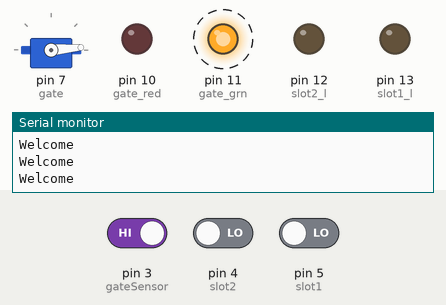
The sketch below on a simulated Arduino Uno, built with avr-gcc and run on an emulated ATmega328P. Shown: servo, output pins drawn as LEDs (lit = HIGH), the last lines printed to the serial monitor. Dashed ring = blinking. The inputs (shaded band) are chosen by the test bench; at power-on: pin 3 (gateSensor) HIGH, pin 4 (slot2) LOW, pin 5 (slot1) LOW.

Above: at 1.25 s.
1.3 s: pin 3 (gateSensor) driven LOW
At 1.7 s:
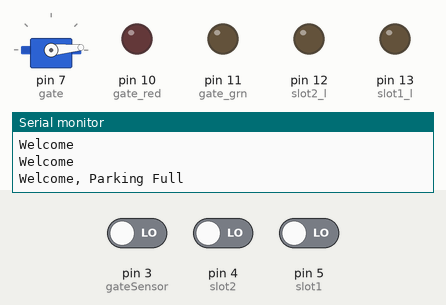
4.3 s: pin 4 (slot2) driven HIGH
At 5.9 s:
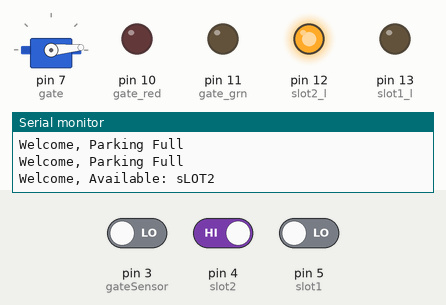
7.3 s: pin 5 (slot1) driven HIGH
At 8.5 s:
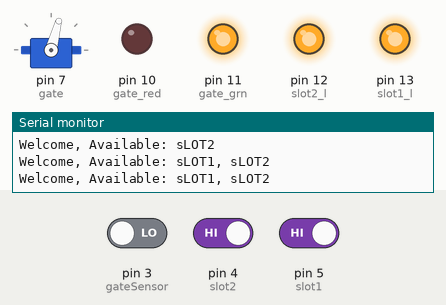
8.8 s: pin 4 (slot2) driven LOW
At 10.3 s:
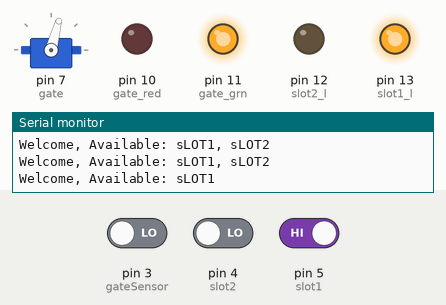
10.8 s: pin 3 (gateSensor) driven HIGH
At 11.55 s:
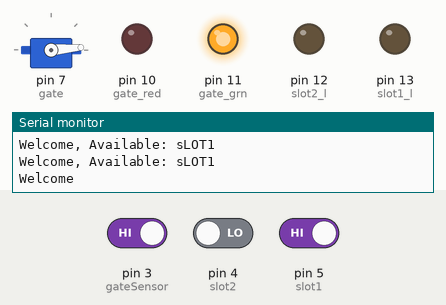
13.8 s: pin 3 (gateSensor) driven LOW
At 14.7 s:
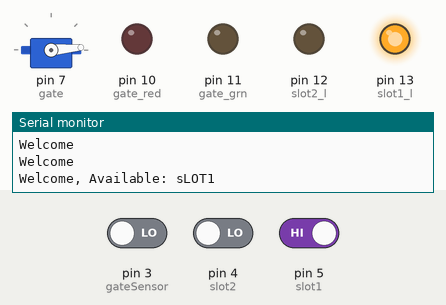
Timing chart, 0 to 16.8 s (numbered marks = the images above; inputs shaded):
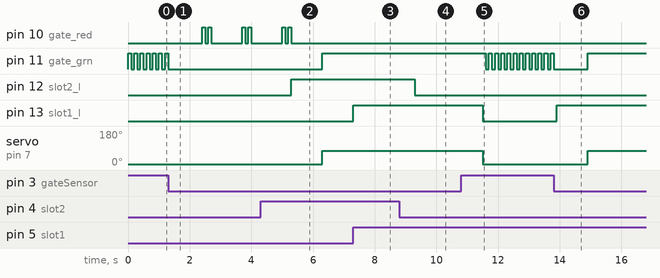

The sketch:

Code_for_Car_Parking.ino
```cpp
//************AUTOMATED PARKING GARAGE SYSTEM USING INFRARED SENSOR************//
//***A PROJECT CODE TO THE FEDERAL TECHNICAL AND VOCATIONAL EDUCATION AND TRAINING IINSTITUTE***//
//*IN PARTIAL FULFILMENT FOR THE DEGREE OF BACHELER OF SCINCE IN ELECTRONICS COMMUNICATION TECHNOLOGY*//

#include<Servo.h>   //adding Servo library
Servo gate;        //you may open or close gate using a Servo motor
int slot1 = 5;   //Connect IR sensor on digital pin5 for sLOT 1
int slot2 = 4;   //sLot2 pin on digital 4
int gateSensor = 3; //IR sensor on gate to arduino pin 3
int slot1_l = 13;
int slot2_l = 12;
int gate_grn = 11;
int gate_red = 10;


void setup()
{
  gate.attach(7);     //connecting the gate servo on pin 5
  pinMode(slot1, INPUT); //setting slot pins  & gate IR sensor as input to arduino
  pinMode(slot2, INPUT);
  pinMode(gateSensor, INPUT);
  pinMode(slot1_l, OUTPUT);//Setting slot_1 led as an output
  pinMode(slot2_l, OUTPUT);//Setting slot_2 led as an output
  pinMode(gate_grn, OUTPUT);//Setiting gate_grn led as an output
  pinMode(gate_red, OUTPUT);//Setiting gate_red led as an output
  Serial.begin(9600);       //initialzing Serial monitor

}
void loop()
{
  //the car arrives and sensor goes LOW

  if (!(digitalRead(gateSensor)) && digitalRead(slot1) && digitalRead(slot2))  //slot1 & slot2 empty
  {
    Serial.println("Welcome, Available: sLOT1, sLOT2");  //print slot1 and slo2 available
    digitalWrite(slot1_l, HIGH);
    digitalWrite(slot2_l, HIGH);
    delay(1000);
    digitalWrite(gate_grn, HIGH);
    gate.write(75); //gate will open after the dealy of 1 second
  }

  if ( !(digitalRead(gateSensor)) && !(digitalRead(slot1)) && digitalRead(slot2)) //car on slot1,slot2 free
  {
    Serial.println("Welcome, Available: sLOT2");  // slo2 available
    digitalWrite(slot1_l, LOW);
    digitalWrite(slot2_l, HIGH);
    delay(1000);
    digitalWrite(gate_grn, HIGH);
    gate.write(75); //gate will open after the dealy of 1 second
  }

  if ( !(digitalRead(gateSensor)) && digitalRead(slot1) && !(digitalRead(slot2)))    //car on slot2,slot1 free
  {
    Serial.println("Welcome, Available: sLOT1");  // slo1 available
    digitalWrite(slot1_l, HIGH);
    digitalWrite(slot2_l, LOW);
    delay(1000);
    digitalWrite(gate_grn, HIGH);
    gate.write(75);
    delay(100);                //gate will open after the dealy of 1 second
  }


  if ( !(digitalRead(gateSensor)) && !(digitalRead(slot1)) && !(digitalRead(slot2)))
  {
    Serial.println("Welcome, Parking Full");// No slot available
    digitalWrite(slot1_l, LOW);
    digitalWrite(slot2_l, LOW);
    delay(1000);
    digitalWrite(gate_red, HIGH);
    delay(100);
    digitalWrite(gate_red, LOW);
    delay(100);
    digitalWrite(gate_red, HIGH);
    delay(100);
    digitalWrite(gate_red, LOW);


  }

  if ( digitalRead(gateSensor))   // no input detected
  { Serial.println("Welcome");
    gate.write(5);       //gate close
    digitalWrite(slot1_l, LOW);
    digitalWrite(slot2_l, LOW);
    digitalWrite(gate_red, LOW);
    digitalWrite(gate_grn, HIGH); //gate green or yellow light will blink
    delay(100);
    digitalWrite(gate_grn, LOW);
    delay(100);


  }

}
```

Measured:
- after the input at 1.3 s, pin 10 (gate_red): LOW → HIGH after 1.1 s, → LOW 0.10 s later, → HIGH 0.10 s later, → LOW 0.10 s later, … (8 changes in this stretch); pin 11 (gate_grn): goes on until 1.3 s, then stays LOW
- after the input at 4.3 s, pin 10 (gate_red): goes on until 5.3 s, then stays LOW; pin 11 (gate_grn): LOW → HIGH after 2.0 s; pin 12 (slot2_l): LOW → HIGH after 1.0 s; servo on pin 7 (gate): 5° → 75° after 2.0 s
- after the input at 7.3 s, pin 13 (slot1_l): LOW → HIGH at once
- after the input at 8.8 s, pin 12 (slot2_l): HIGH → LOW after 0.50 s
- after the input at 10.8 s, pin 11 (gate_grn): alternates HIGH for 0.10 s and LOW for 0.10 s, starting after 0.80 s; pin 13 (slot1_l): HIGH → LOW after 0.70 s; servo on pin 7 (gate): 75° → 5° after 0.70 s
- after the input at 13.8 s, pin 13 (slot1_l): LOW → HIGH after 0.11 s; servo on pin 7 (gate): 5° → 75° after 1.1 s
- by itself, pin 11 (gate_grn): alternates HIGH for 0.10 s and LOW for 0.10 s
